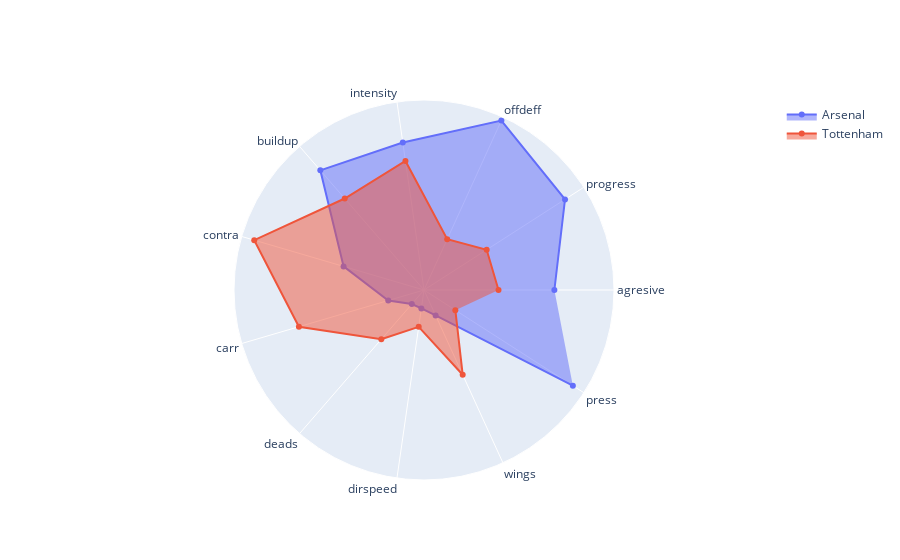

Notebook source saved alongside this figure:
### Code cell
fig = go.Figure()
for team in teamsA[:2]:
    fig.add_trace(to_polar(ranked,team,style)[2])

fig.update_layout(polar={'radialaxis':{'visible':False}},showlegend=True)
fig.show()

### Figure 1 — Plotly figure (JSON) as saved in the notebook; plotly's stock layout.template omitted (floating-point values rounded to 4 significant figures)
{"data": [{"fill": "toself", "name": "Arsenal", "r": [0.7, 0.9, 1, 0.8, 0.85, 0.45, 0.2, 0.1, 0.1, 0.15, 0.95], "theta": ["agresive", "progress", "offdeff", "intensity", "buildup", "contra", "carr", "deads", "dirspeed", "wings", "press"], "type": "scatterpolar"}, {"fill": "toself", "name": "Tottenham", "r": [0.4, 0.4, 0.3, 0.7, 0.65, 0.95, 0.7, 0.35, 0.2, 0.5, 0.2], "theta": ["agresive", "progress", "offdeff", "intensity", "buildup", "contra", "carr", "deads", "dirspeed", "wings", "press"], "type": "scatterpolar"}], "layout": {"polar": {"radialaxis": {"visible": false}}, "showlegend": true}}
